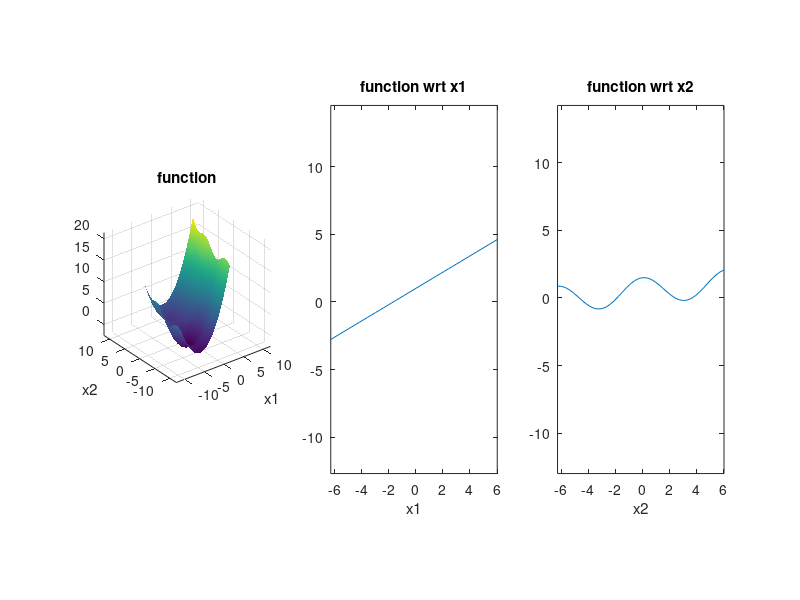

Write the MATLAB code that produced this figure. (Note: this script raises an error after producing the figure.)
clear       % clearworkspcae
close all   % close all figures
clc         % clear commands
% In this tutorial you are going to implement a very helpful function to
% check on the correctness of your neural network implementation: 
% numerical gradient check.
% As we have already dicussed training a neural network is all about
% gradients. In order to find the gradients for the weights we are deriving
% our cost function with respect to the weights. These gradients can also
% be calculated in a different way, i.e. nunmerically. Before checking our
% neural network we will test our numerical gradient check on a function
% for which we know the derivatives:
fcn=@(x1,x2) 0.3*x1.^2+0.05*x2.^2+sin(x2)+x1+0.5*x2;  % function
dfcn_wrt_x1=@(x1) 0.6*x1+1;                           % derivative wrt x1
dfcn_wrt_x2=@(x2) 0.1*x2+cos(x2)+0.5;              	  % derivative wrt x2

x1=-2*pi:0.3:2*pi; 
x2=-2*pi:0.3:2*pi;

[xm,ym]=meshgrid(x1,x2);    % this produces the 2D grid with the x1 and x2 
                            % values necessary for a surf plot
figure(1)
set(1,'position',[ 1          41        1920        1084])
subplot(131)
surf(x1,x2,fcn(xm,ym))
xlabel('x1')
ylabel('x2')
title('function')
shading interp;
axis equal

subplot(132)
plot(x1,dfcn_wrt_x1(x1))
title('function wrt x1')
xlabel('x1')
axis equal

subplot(133)
plot(x1,dfcn_wrt_x2(x2))
title('function wrt x2')
xlabel('x2')
axis equal

%% Numerical Gradient Check
[numgrad1,numgrad2]=numericalGradientCheck(fcn,x1,x2);

subplot(132)
hold on
plot(x1,numgrad1,'-.r')
legend('analytical gradient','numerical gradient')

subplot(133)
hold on
plot(x2,numgrad2,'-.r')
legend('analytical gradient','numerical gradient')

% The numerical gradient should look just the same as the analytical.
% They can't be exactly the same because of roundoff errors, here is the
% difference:
disp('difference between numerical and analytical gradient wrt x1')
disp(norm(numgrad1-dfcn_wrt_x1(x1))/norm(numgrad1+dfcn_wrt_x1(x1)))
disp('difference between numerical and analytical gradient wrt x2')
disp(norm(numgrad2-dfcn_wrt_x2(x2))/norm(numgrad2+dfcn_wrt_x2(x2)))

if norm(numgrad1-dfcn_wrt_x1(x1))/norm(numgrad1+dfcn_wrt_x1(x1))<1e-9 && norm(numgrad2-dfcn_wrt_x2(x2))/norm(numgrad2+dfcn_wrt_x2(x2))<1e-9
    disp('Congratulations! Your numerical gradient is very very close to the analytical gradient')
else
    error('the difference between analytical and numerical gradient is too big, check on you calculation again')
end

